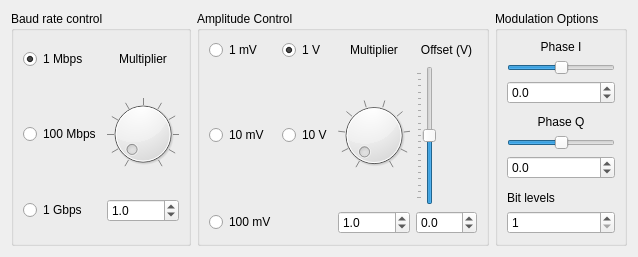
<?xml version="1.0" encoding="UTF-8"?>
<ui version="4.0">
 <class>QAMGenerator</class>
 <widget class="QWidget" name="QAMGenerator">
  <property name="geometry">
   <rect>
    <x>0</x>
    <y>0</y>
    <width>638</width>
    <height>257</height>
   </rect>
  </property>
  <property name="windowTitle">
   <string>QAM Generator - Virtual Telecom Lab</string>
  </property>
  <layout class="QGridLayout" name="gridLayout">
   <item row="1" column="0">
    <layout class="QHBoxLayout" name="horizontalLayout">
     <property name="topMargin">
      <number>0</number>
     </property>
     <item>
      <widget class="QGroupBox" name="groupBox">
       <property name="title">
        <string>Baud rate control</string>
       </property>
       <layout class="QGridLayout" name="gridLayout_2">
        <item row="3" column="0">
         <widget class="QRadioButton" name="f1ghzCheck">
          <property name="text">
           <string>1 Gbps</string>
          </property>
         </widget>
        </item>
        <item row="0" column="0">
         <widget class="QRadioButton" name="f1mhzCheck">
          <property name="text">
           <string>1 Mbps</string>
          </property>
          <property name="checked">
           <bool>true</bool>
          </property>
         </widget>
        </item>
        <item row="1" column="1">
         <widget class="QDial" name="fmultDial">
          <property name="minimum">
           <number>10</number>
          </property>
          <property name="maximum">
           <number>5000</number>
          </property>
          <property name="singleStep">
           <number>10</number>
          </property>
          <property name="pageStep">
           <number>100</number>
          </property>
          <property name="value">
           <number>100</number>
          </property>
          <property name="notchTarget">
           <double>10.000000000000000</double>
          </property>
          <property name="notchesVisible">
           <bool>true</bool>
          </property>
         </widget>
        </item>
        <item row="1" column="0">
         <widget class="QRadioButton" name="f100mhzCheck">
          <property name="text">
           <string>100 Mbps</string>
          </property>
          <property name="checked">
           <bool>false</bool>
          </property>
         </widget>
        </item>
        <item row="3" column="1">
         <widget class="QDoubleSpinBox" name="fmultSpin">
          <property name="keyboardTracking">
           <bool>false</bool>
          </property>
          <property name="decimals">
           <number>1</number>
          </property>
          <property name="minimum">
           <double>0.100000000000000</double>
          </property>
          <property name="maximum">
           <double>50.000000000000000</double>
          </property>
          <property name="value">
           <double>1.000000000000000</double>
          </property>
         </widget>
        </item>
        <item row="0" column="1">
         <widget class="QLabel" name="label">
          <property name="text">
           <string>Multiplier</string>
          </property>
          <property name="alignment">
           <set>Qt::AlignCenter</set>
          </property>
         </widget>
        </item>
       </layout>
      </widget>
     </item>
     <item>
      <widget class="QGroupBox" name="groupBox_2">
       <property name="title">
        <string>Amplitude Control</string>
       </property>
       <layout class="QGridLayout" name="gridLayout_3">
        <item row="3" column="0">
         <widget class="QRadioButton" name="a100mvCheck">
          <property name="text">
           <string>100 mV</string>
          </property>
         </widget>
        </item>
        <item row="0" column="3">
         <widget class="QLabel" name="label_3">
          <property name="text">
           <string>Offset (V)</string>
          </property>
          <property name="alignment">
           <set>Qt::AlignCenter</set>
          </property>
         </widget>
        </item>
        <item row="3" column="3">
         <widget class="QDoubleSpinBox" name="offsetSpin">
          <property name="keyboardTracking">
           <bool>false</bool>
          </property>
          <property name="decimals">
           <number>1</number>
          </property>
          <property name="minimum">
           <double>-100.000000000000000</double>
          </property>
          <property name="maximum">
           <double>100.000000000000000</double>
          </property>
         </widget>
        </item>
        <item row="0" column="1">
         <widget class="QRadioButton" name="a1vCheck">
          <property name="text">
           <string>1 V</string>
          </property>
          <property name="checked">
           <bool>true</bool>
          </property>
         </widget>
        </item>
        <item row="3" column="2">
         <widget class="QDoubleSpinBox" name="amultSpin">
          <property name="keyboardTracking">
           <bool>false</bool>
          </property>
          <property name="decimals">
           <number>1</number>
          </property>
          <property name="minimum">
           <double>0.100000000000000</double>
          </property>
          <property name="maximum">
           <double>10.000000000000000</double>
          </property>
          <property name="value">
           <double>1.000000000000000</double>
          </property>
         </widget>
        </item>
        <item row="2" column="0">
         <widget class="QRadioButton" name="a10mvCheck">
          <property name="text">
           <string>10 mV</string>
          </property>
         </widget>
        </item>
        <item row="2" column="2">
         <widget class="QDial" name="amultDial">
          <property name="minimum">
           <number>10</number>
          </property>
          <property name="maximum">
           <number>100</number>
          </property>
          <property name="singleStep">
           <number>1</number>
          </property>
          <property name="pageStep">
           <number>10</number>
          </property>
          <property name="notchTarget">
           <double>10.000000000000000</double>
          </property>
          <property name="notchesVisible">
           <bool>true</bool>
          </property>
         </widget>
        </item>
        <item row="2" column="3">
         <widget class="QSlider" name="offsetSlider">
          <property name="minimum">
           <number>-1000</number>
          </property>
          <property name="maximum">
           <number>1000</number>
          </property>
          <property name="orientation">
           <enum>Qt::Vertical</enum>
          </property>
          <property name="invertedAppearance">
           <bool>false</bool>
          </property>
          <property name="tickPosition">
           <enum>QSlider::TicksAbove</enum>
          </property>
          <property name="tickInterval">
           <number>100</number>
          </property>
         </widget>
        </item>
        <item row="2" column="1">
         <widget class="QRadioButton" name="a10vCheck">
          <property name="text">
           <string>10 V</string>
          </property>
         </widget>
        </item>
        <item row="0" column="0">
         <widget class="QRadioButton" name="a1mvCheck">
          <property name="text">
           <string>1 mV</string>
          </property>
         </widget>
        </item>
        <item row="0" column="2">
         <widget class="QLabel" name="label_2">
          <property name="text">
           <string>Multiplier</string>
          </property>
          <property name="alignment">
           <set>Qt::AlignCenter</set>
          </property>
         </widget>
        </item>
       </layout>
      </widget>
     </item>
     <item>
      <widget class="QGroupBox" name="groupBox_3">
       <property name="title">
        <string>Modulation Options</string>
       </property>
       <layout class="QVBoxLayout" name="verticalLayout_2">
        <item>
         <widget class="QLabel" name="label_5">
          <property name="text">
           <string>Phase I</string>
          </property>
          <property name="alignment">
           <set>Qt::AlignCenter</set>
          </property>
         </widget>
        </item>
        <item>
         <widget class="QSlider" name="phaseiSlider">
          <property name="minimum">
           <number>-1800</number>
          </property>
          <property name="maximum">
           <number>1800</number>
          </property>
          <property name="orientation">
           <enum>Qt::Horizontal</enum>
          </property>
         </widget>
        </item>
        <item>
         <widget class="QDoubleSpinBox" name="phaseiSpin">
          <property name="keyboardTracking">
           <bool>false</bool>
          </property>
          <property name="decimals">
           <number>1</number>
          </property>
          <property name="minimum">
           <double>-180.000000000000000</double>
          </property>
          <property name="maximum">
           <double>180.000000000000000</double>
          </property>
         </widget>
        </item>
        <item>
         <spacer name="verticalSpacer_2">
          <property name="orientation">
           <enum>Qt::Vertical</enum>
          </property>
          <property name="sizeHint" stdset="0">
           <size>
            <width>20</width>
            <height>40</height>
           </size>
          </property>
         </spacer>
        </item>
        <item>
         <widget class="QLabel" name="label_6">
          <property name="text">
           <string>Phase Q</string>
          </property>
          <property name="alignment">
           <set>Qt::AlignCenter</set>
          </property>
         </widget>
        </item>
        <item>
         <widget class="QSlider" name="phaseqSlider">
          <property name="sizePolicy">
           <sizepolicy hsizetype="Minimum" vsizetype="Fixed">
            <horstretch>0</horstretch>
            <verstretch>0</verstretch>
           </sizepolicy>
          </property>
          <property name="minimum">
           <number>-1800</number>
          </property>
          <property name="maximum">
           <number>1800</number>
          </property>
          <property name="orientation">
           <enum>Qt::Horizontal</enum>
          </property>
         </widget>
        </item>
        <item>
         <widget class="QDoubleSpinBox" name="phaseqSpin">
          <property name="keyboardTracking">
           <bool>false</bool>
          </property>
          <property name="decimals">
           <number>1</number>
          </property>
          <property name="minimum">
           <double>-180.000000000000000</double>
          </property>
          <property name="maximum">
           <double>180.000000000000000</double>
          </property>
         </widget>
        </item>
        <item>
         <spacer name="verticalSpacer">
          <property name="orientation">
           <enum>Qt::Vertical</enum>
          </property>
          <property name="sizeHint" stdset="0">
           <size>
            <width>20</width>
            <height>40</height>
           </size>
          </property>
         </spacer>
        </item>
        <item>
         <widget class="QLabel" name="label_4">
          <property name="text">
           <string>Bit levels</string>
          </property>
         </widget>
        </item>
        <item>
         <widget class="QSpinBox" name="levelsSpin">
          <property name="keyboardTracking">
           <bool>false</bool>
          </property>
          <property name="minimum">
           <number>1</number>
          </property>
          <property name="maximum">
           <number>16</number>
          </property>
          <property name="singleStep">
           <number>1</number>
          </property>
          <property name="value">
           <number>1</number>
          </property>
         </widget>
        </item>
       </layout>
      </widget>
     </item>
    </layout>
   </item>
  </layout>
 </widget>
 <resources/>
 <connections/>
</ui>
